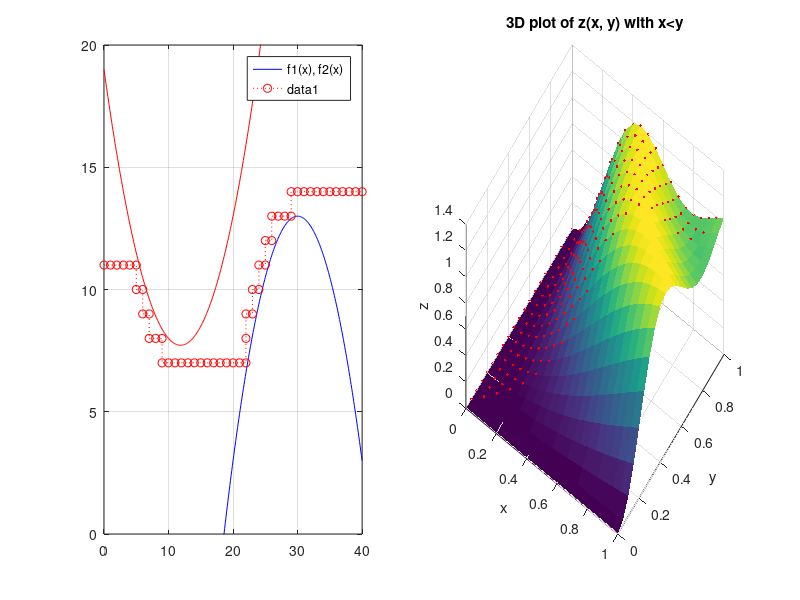

MATLAB code to generate this figure:
%% %%%%%%%%%%%%%%%%%%%%%%%%%%%%%%%%%%%%

fprintf("[Prob 1-(1)]")

x = [1 2 3 4 5];
y = [-10 -8 -6 -4 -2];

z = (x - x.*y).^2/(4.*x - 2.*y)

pause

clear; clc;

%% %%%%%%%%%%%%%%%%%%%%%%%

fprintf("[Prob 1-(2)]")

x = 0.8:-0.3:-0.4;
y = -1:0.5:1;

z = log(abs(x) + abs(y)) - asin((x + y)./ (x.^2 + y.^2))


pause

clear; clc;

%% %%%%%%%%%%%%%%%%%%%%%%%

fprintf("[Prob 1-(3)]")

A = [[-ones(2, 2); zeros(1, 2)] -eye(3) 2 * ones(3,1)]

pause

clear; clc;

%% %%%%%%%%%%%%%%%%%%%%%%%

fprintf("[Prob 1-(4)]")

A = [2 -4 0 0; 0 1 -2 0; 0 6 0 4; 0 0 -2 2]
B = [2 -1 5 1]

x = A/B

pause

clear; clc;

%% %%%%%%%%%%%%%%%%%%%%%%%

fprintf("[Prob 2]")

x = 0:0.05:1;
y = 0:0.05:1;

x = x + (x==0) * eps;
y = y + (y==0) * eps;

[X, Y] = meshgrid(x, y);
Z = (1 - sin(pi^2 .* X .*Y) ./ (pi^2 .* X .* Y));

indx = X < Y;

subplot(1, 2, 2);
surface(X, Y, Z, 'EdgeColor','none');
hold on
plot3(X(indx), Y(indx), Z(indx), 'r.');
title("3D plot of z(x, y) with x<y")
xlabel('x'); ylabel('y'); zlabel('z');
grid on
hold on
view([35, 50])

subplot(1, 2, 1);
surface(X, Y, Z, 'EdgeColor','none');
view([35, 50])
title("3D plot of z(x, y)")
xlabel('x'); ylabel('y'); zlabel('z');
grid on


view([35, 50])
pause

clear; clc; close all;


%% %%%%%%%%%%%%%%%%%%

fprintf("[Prob 3]")

%step1
xp = 0:0.1:40;
f1 = -0.1 .* xp .^2 + 6.*xp -77;
f2 = 0.08 .* xp.^2 -1.9.*xp + 19;

plot(xp, f1, 'b')
hold on
plot(xp, f2, 'r')
legend("f1(x), f2(x)")
xlim([0,40]);
ylim([0,20]);
hold on
%step2
N = 100;
x = zeros(1, N);
y = zeros(1, N);
y(1) = 11;
x(1) = 0;
%step3
for i = 1:N
    x(i+1) = x(i)+1;
    y(i+1) = y(i);
    % fprintf("%.3f %.3f %.3f\n",xp(i), f1(i), y(i))
    if (y(i+1) <= -0.1*x(i+1)^2 + 6*x(i+1) -77)
        x(i+1) = x(i);
        y(i+1) = y(i) + 1;
    elseif (y(i+1) >=0.08 * x(i+1)^2 -1.9*x(i+1) + 19)
        x(i+1) = x(i);
        y(i+1) = y(i) - 1;
    end

end

plot(x,y, 'o:', 'Color','red')
grid on
pause
% clear; clc; close all;
